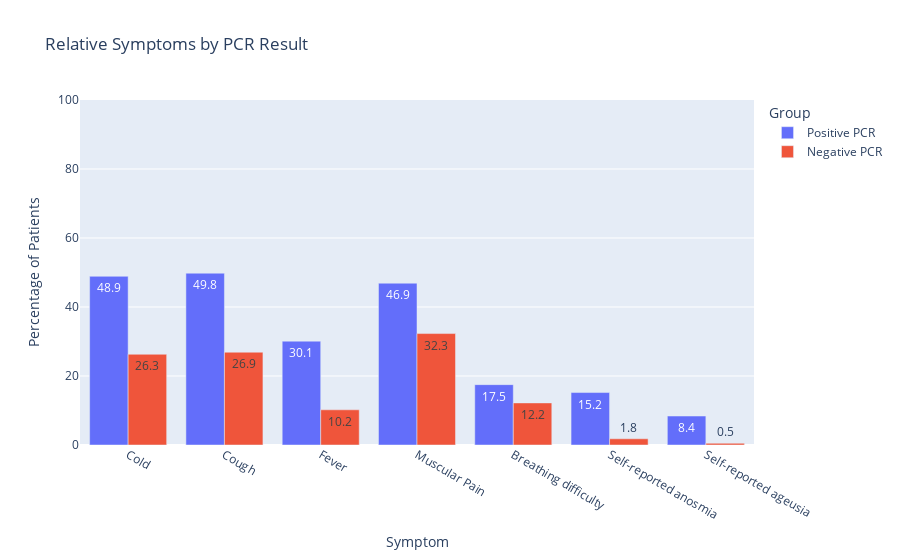

Notebook source saved alongside this figure:
### Code cell
fig = px.bar(
    symptom_df,
    x="Symptom",
    y="Percentage",
    color="Group",
    barmode="group",
    labels={"Percentage": "Percentage of Patients"},
    title="Relative Symptoms by PCR Result",
    text="Percentage",
    range_y=[0, 100],
)
fig.show()

### Figure 1 — Plotly figure (JSON) as saved in the notebook; plotly's stock layout.template omitted (floating-point values rounded to 4 significant figures)
{"data": [{"alignmentgroup": "True", "hovertemplate": "Group=Positive PCR<br>Symptom=%{x}<br>Percentage of Patients=%{text}<extra></extra>", "legendgroup": "Positive PCR", "marker": {"color": "#636efa", "pattern": {"shape": ""}}, "name": "Positive PCR", "offsetgroup": "Positive PCR", "orientation": "v", "showlegend": true, "text": [48.9, 49.8, 30.1, 46.9, 17.5, 15.2, 8.4], "textposition": "auto", "type": "bar", "x": ["Cold", "Cough", "Fever", "Muscular Pain", "Breathing difficulty", "Self-reported anosmia", "Self-reported ageusia"], "xaxis": "x", "y": [48.9, 49.8, 30.1, 46.9, 17.5, 15.2, 8.4], "yaxis": "y"}, {"alignmentgroup": "True", "hovertemplate": "Group=Negative PCR<br>Symptom=%{x}<br>Percentage of Patients=%{text}<extra></extra>", "legendgroup": "Negative PCR", "marker": {"color": "#EF553B", "pattern": {"shape": ""}}, "name": "Negative PCR", "offsetgroup": "Negative PCR", "orientation": "v", "showlegend": true, "text": [26.3, 26.9, 10.2, 32.3, 12.2, 1.8, 0.5], "textposition": "auto", "type": "bar", "x": ["Cold", "Cough", "Fever", "Muscular Pain", "Breathing difficulty", "Self-reported anosmia", "Self-reported ageusia"], "xaxis": "x", "y": [26.3, 26.9, 10.2, 32.3, 12.2, 1.8, 0.5], "yaxis": "y"}], "layout": {"barmode": "group", "legend": {"title": {"text": "Group"}, "tracegroupgap": 0}, "title": {"text": "Relative Symptoms by PCR Result"}, "xaxis": {"anchor": "y", "domain": [0, 1], "title": {"text": "Symptom"}}, "yaxis": {"anchor": "x", "domain": [0, 1], "range": [0, 100], "title": {"text": "Percentage of Patients"}}}}
